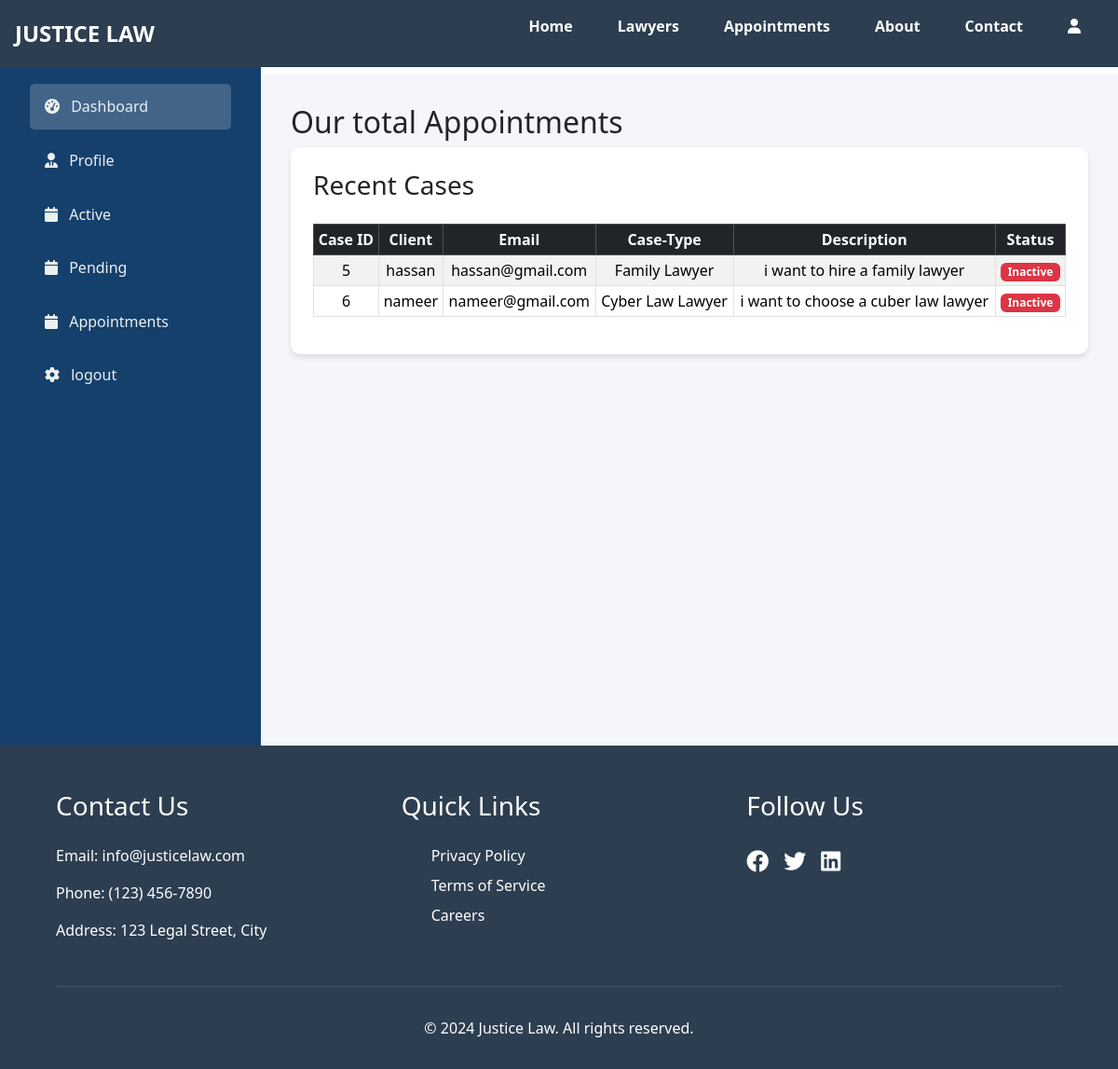
The page /lawyer-pending.php (signed in) on the database its author committed.
### tables this page shows
CREATE TABLE `appointments` (
  `id` int(11) NOT NULL,
  `client_id` int(11) NOT NULL,
  `lawyer_id` int(11) NOT NULL,
  `name` varchar(55) NOT NULL,
  `email` varchar(55) NOT NULL,
  `password` int(11) NOT NULL,
  `lawyer_type` varchar(55) NOT NULL,
  `details` varchar(500) NOT NULL,
  `status` int(11) NOT NULL
);

### lawyer-pending.php (the view, shortened to what this page needs)
<!DOCTYPE html>
<html lang="en">
<head>
    <link href="https://cdn.jsdelivr.net/npm/bootstrap@5.3.2/dist/css/bootstrap.min.css" rel="stylesheet">
    <link href="https://cdnjs.cloudflare.com/ajax/libs/font-awesome/6.0.0/css/all.min.css" rel="stylesheet">
</head>
<body>
    <?php include 'navbar.php' ?>
    <div class="admin-container">
        <div class="admin-sidebar">
            <h3 class="mb-4">VIP Admin</h3>
            <nav>
                <a href="lawyer-dashboard.php" class="nav-link active">
                    <i class="fas fa-tachometer-alt me-2"></i>
                    <span>Dashboard</span>
                </a>
                <a href="lawyer-profile.php" class="nav-link">
                    <i class="fas fa-user-tie me-2"></i>
                    <span>Profile</span>
                </a>
                <a href="lawyer-active.php" class="nav-link">
                    <i class="fas fa-calendar me-2"></i>
                    <span>Active</span>
                </a>
                <a href="lawyer-pending.php" class="nav-link">
                    <i class="fas fa-calendar me-2"></i>
                    <span>Pending</span>
                </a>
                <a href="lawyers-appointments.php" class="nav-link">
                    <i class="fas fa-calendar me-2"></i>
                    <span>Appointments</span>
                </a>
                <a href="lawyer-logout.php" class="nav-link">
                    <i class="fas fa-cog me-2"></i>
                    <span>logout</span>
                </a>
            </nav>
        </div>
        <div class="admin-content">
        <h2>Our total Appointments</h2>
        <div class="vip-table">
               <h3 class="mb-4">Recent Cases</h3>
               <table class="table table-striped table-bordered table-hover table-responsive table-sm">
                   <thead class="table-dark text-center align-middle ">
                       <tr>
                           <th>Case ID</th>
                           <th>Client</th>
                           <th>Email</th>
                           <th>Case-Type</th>
                           <th>Description</th>
                           <th>Status</th>
                       </tr>
                   </thead>
                   <tbody class="text-center">
                       <?php
                       include 'dbconnect.php';
                       $query = "SELECT * FROM appointments WHERE status = 0";
                       $result = mysqli_query($conn, $query);
                       while ($row = mysqli_fetch_assoc($result)) {
                       ?>
                       <tr>
                           <td><?php echo $row['id']; ?></td>
                           <td><?php echo $row['name']; ?></td>
                           <td><?php echo $row['email']; ?></td>
                           <td><?php echo $row['lawyer_type']; ?></td>
                           <td><?php echo $row['details']; ?></td>
                           <td><?php echo "<a href='' class='badge bg-danger text-decoration-none' >Inactive</a>";?></td>
                       </tr>
                       <?php
                   }
                   ?>
               </tbody>
               </table>
           </div>
        </div>
    </div>
    <?php include 'footer.php' ?>
</body>
</html>

### lawyer-pending.php (style rules this page uses)
:root { --primary-color: #15406cff; --secondary-color: #1a426bff; --accent-color: #3498db; --text-light: #ecf0f1; }
.admin-container { display: flex; min-height: 100vh; }
.admin-sidebar { width: 280px; background: var(--primary-color); padding: 2rem; color: var(--text-light); }
.admin-content { flex: 1; padding: 2rem; margin-top: 80px; background: #f5f6fa; }
.active { background: #f5f6fa33; }
.vip-table { background: white; border-radius: 10px; border: 2px sloid #1a426bff; box-shadow: 0 4px 6px rgba(0,0,0,0.1); padding: 1.5rem; }
.nav-link { color: var(--text-light); padding: 0.8rem 1rem; margin: 0.5rem 0; border-radius: 5px; transition: all 0.3s ease; }

### rows shown on the page
appointments: id "5", name "hassan", email "hassan@gmail.com", lawyer_type "Family Lawyer", details "i want to hire a family lawyer"
appointments: id "6", name "nameer", email "nameer@gmail.com", lawyer_type "Cyber Law Lawyer", details "i want to choose a cuber law lawyer"
